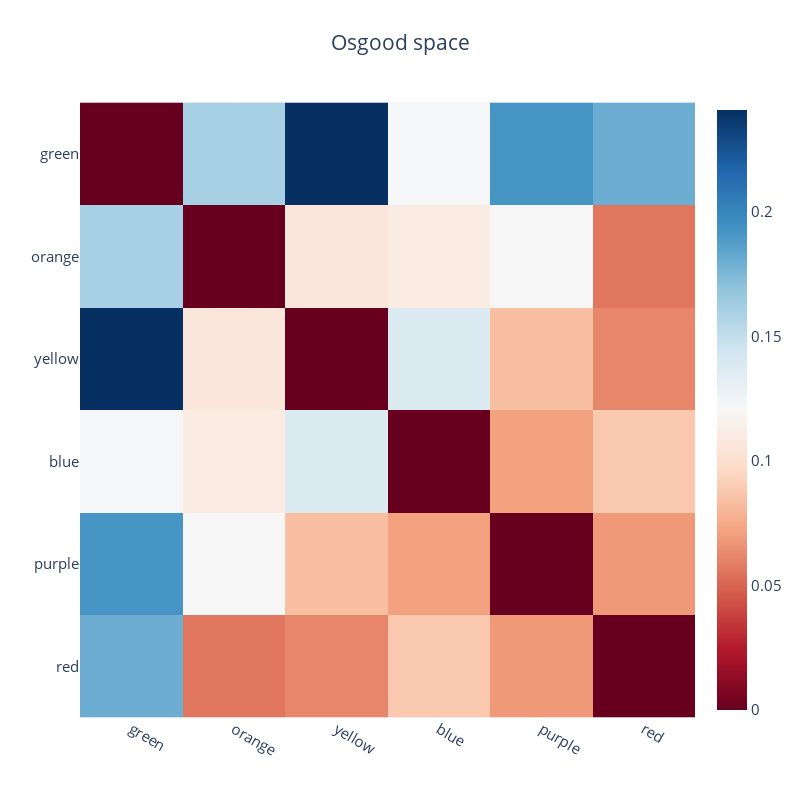
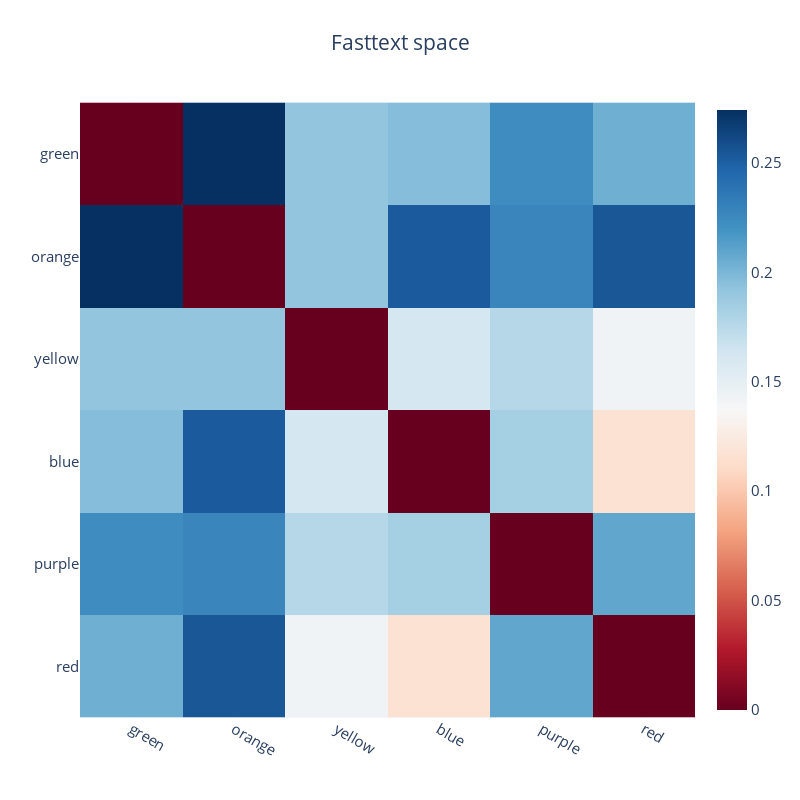

Notebook code for these charts, in order:
### Markdown cell above
### Run correlation analysis

### Code cell
_ = importlib.reload(fasttext_en)
with open("./module_nlp/config/config_en.yml") as f:
    config = yaml.safe_load(f)

fasttext_en.osgood_rdm(config['rdm_difference'])

### Figure 1 — Plotly figure (JSON) as saved in the notebook; plotly's stock layout.template omitted (floating-point values rounded to 4 significant figures)
{"data": [{"coloraxis": "coloraxis", "hovertemplate": "x: %{x}<br>y: %{y}<br>color: %{z}<extra></extra>", "name": "0", "type": "heatmap", "x": ["green", "orange", "yellow", "blue", "purple", "red"], "xaxis": "x", "y": ["green", "orange", "yellow", "blue", "purple", "red"], "yaxis": "y", "z": [[0, 0.1606, 0.241, 0.1217, 0.192, 0.1801], [0.1606, 0, 0.1062, 0.1103, 0.12, 0.05592], [0.241, 0.1062, 0, 0.1374, 0.08379, 0.06164], [0.1217, 0.1103, 0.1374, 0, 0.07142, 0.08779], [0.192, 0.12, 0.08379, 0.07142, 0, 0.06809], [0.1801, 0.05592, 0.06164, 0.08779, 0.06809, 0]]}], "layout": {"coloraxis": {"colorscale": [[0, "rgb(103,0,31)"], [0.1, "rgb(178,24,43)"], [0.2, "rgb(214,96,77)"], [0.3, "rgb(244,165,130)"], [0.4, "rgb(253,219,199)"], [0.5, "rgb(247,247,247)"], [0.6, "rgb(209,229,240)"], [0.7, "rgb(146,197,222)"], [0.8, "rgb(67,147,195)"], [0.9, "rgb(33,102,172)"], [1, "rgb(5,48,97)"]]}, "font": {"size": 15}, "height": 800, "title": {"text": "Osgood space", "x": 0.5}, "width": 800, "xaxis": {"anchor": "y", "constrain": "domain", "domain": [0, 1], "scaleanchor": "y", "tickangle": 30}, "yaxis": {"anchor": "x", "autorange": "reversed", "constrain": "domain", "domain": [0, 1]}}}

### Figure 2 — Plotly figure (JSON) as saved in the notebook; plotly's stock layout.template omitted (floating-point values rounded to 4 significant figures)
{"data": [{"coloraxis": "coloraxis", "hovertemplate": "x: %{x}<br>y: %{y}<br>color: %{z}<extra></extra>", "name": "0", "type": "heatmap", "x": ["green", "orange", "yellow", "blue", "purple", "red"], "xaxis": "x", "y": ["green", "orange", "yellow", "blue", "purple", "red"], "yaxis": "y", "z": [[0, 0.2743, 0.1916, 0.1963, 0.2236, 0.2043], [0.2743, 0, 0.1914, 0.2528, 0.2277, 0.2545], [0.1916, 0.1914, 0, 0.1615, 0.1768, 0.1429], [0.1963, 0.2528, 0.1615, 0, 0.1837, 0.1167], [0.2236, 0.2277, 0.1768, 0.1837, 0, 0.209], [0.2043, 0.2545, 0.1429, 0.1167, 0.209, 0]]}], "layout": {"coloraxis": {"colorscale": [[0, "rgb(103,0,31)"], [0.1, "rgb(178,24,43)"], [0.2, "rgb(214,96,77)"], [0.3, "rgb(244,165,130)"], [0.4, "rgb(253,219,199)"], [0.5, "rgb(247,247,247)"], [0.6, "rgb(209,229,240)"], [0.7, "rgb(146,197,222)"], [0.8, "rgb(67,147,195)"], [0.9, "rgb(33,102,172)"], [1, "rgb(5,48,97)"]]}, "font": {"size": 15}, "height": 800, "title": {"text": "Fasttext space", "x": 0.5}, "width": 800, "xaxis": {"anchor": "y", "constrain": "domain", "domain": [0, 1], "scaleanchor": "y", "tickangle": 30}, "yaxis": {"anchor": "x", "autorange": "reversed", "constrain": "domain", "domain": [0, 1]}}}
